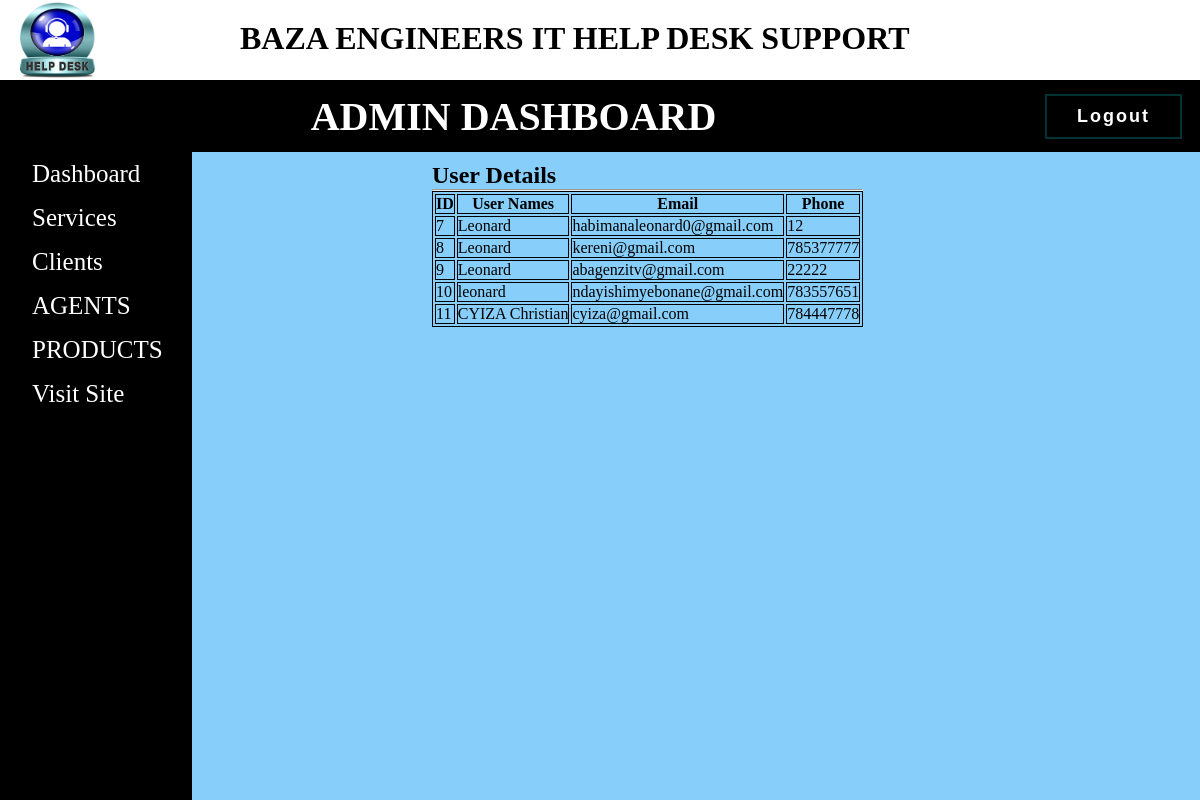
The page /admin.php?page=users on the database its author committed.
### tables this page shows
CREATE TABLE `users` (
  `userid` int(11) NOT NULL,
  `username` varchar(50) NOT NULL,
  `email` varchar(60) NOT NULL,
  `phone` int(15) NOT NULL,
  `password` varchar(15) NOT NULL
);

### users.php (the view, shortened to what this page needs)
<div class="rightside">
    <h2>User Details</h2>
<hr>
<?php
   include("database.php");
 $sql="select userid,username,email,phone from users";
 $result=$conn->query($sql);
 if($result->num_rows>0){
     echo "<table><tr><th>ID</TH><th>User Names</th><th>Email</th><th>Phone</th></tr>";
     while($row=$result->fetch_assoc()){
        echo "<tr><td>".$row["userid"]."</td><td>".$row["username"]."</td><td>".$row["email"]."</td><td>".$row['phone']."</td></tr>";
     }
     echo "</table>";
 }else{
     echo "0 results";
 }
?>
</div>

### admin.css (style rules this page uses)
* { padding:0; margin:0; }
.body2 { background-color: blue; }

### Admin.php (style rules this page uses)
.body2 { background-image:url("licensed-image.jfif"); background-size: cover; background-position: center; background-repeat: no-repeat; }

### users.php (style rules this page uses)
* { padding:0; margin:0; }
.rightside { margin-left:20%; float:left; margin-top:10px; }
table, th, td { border: 1px solid black; }

### rows shown on the page
users: userid "7", username "Leonard", email "habimanaleonard0@gmail.com", phone "12"
users: userid "8", username "Leonard", email "kereni@gmail.com", phone "785377777"
users: userid "9", username "Leonard", email "abagenzitv@gmail.com", phone "22222"
users: userid "10", username "leonard", email "ndayishimyebonane@gmail.com", phone "783557651"
users: userid "11", username "CYIZA Christian", email "cyiza@gmail.com", phone "784447778"
